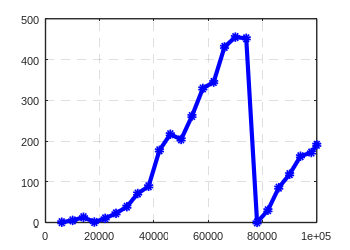

Write MATLAB code to recreate this figure. (Note: this script raises an error after producing the figure.)
clear all
close all
Hf = figure(1)

set(Hf,'PaperUnits','inches','PaperPosition',[0 0 3.5 2.5])

Ha = axes

set(Ha,'Box','on','FontName','Arial','FontSize',8,'GridLineStyle','--','LineWidth',1,'TickDir','in');
grid on
hold on

SIM = dlmread("fuerza bruta.txt","\t",1,0);

plot(Ha,SIM(:,1),SIM(:,2),'-bo','linewidth',3,'markersize',4,'markerfacecolor','b');
plot(Ha,SIM(:,1),SIM(:,3),'-ro','linewidth',2,'MarkerSize',3,'makerfacecolor','r');
plot(Ha,SIM(:,1),SIM(:,4),'-go','linewidth',1,'markersize',2,'markerfacecolor','g');
axis([0 100000 0 650]);

ylabel('Tiempo [s]');
xlabel('Cantidad de elemento [n]');

Hleg = legend(Ha,'Estadistico orden k ,k = 0','Estadistico orden k ,k = n/2','Estadistico orden k ,k = n',"location",'northwest');
legend('boxoff');
set(Hleg,'FontName','Arial','FontSize',8);

print('fuerza bruta.png','-dpng','-r300');

return

